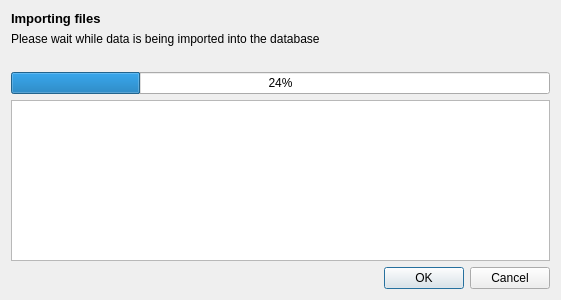
<?xml version="1.0" encoding="UTF-8"?>
<ui version="4.0">
 <class>Dialog</class>
 <widget class="QDialog" name="Dialog">
  <property name="geometry">
   <rect>
    <x>0</x>
    <y>0</y>
    <width>561</width>
    <height>300</height>
   </rect>
  </property>
  <property name="windowTitle">
   <string>Dialog</string>
  </property>
  <layout class="QVBoxLayout" name="verticalLayout_2">
   <item>
    <layout class="QVBoxLayout" name="verticalLayout">
     <item>
      <widget class="QLabel" name="lb_import">
       <property name="font">
        <font>
         <pointsize>10</pointsize>
         <weight>75</weight>
         <bold>true</bold>
        </font>
       </property>
       <property name="text">
        <string>Importing files</string>
       </property>
      </widget>
     </item>
     <item>
      <widget class="QLabel" name="lb_wait">
       <property name="font">
        <font>
         <pointsize>9</pointsize>
        </font>
       </property>
       <property name="text">
        <string>Please wait while data is being imported into the database</string>
       </property>
      </widget>
     </item>
     <item>
      <widget class="QLabel" name="lb_progress">
       <property name="font">
        <font>
         <pointsize>9</pointsize>
        </font>
       </property>
       <property name="text">
        <string/>
       </property>
      </widget>
     </item>
     <item>
      <widget class="QProgressBar" name="pb_progress">
       <property name="value">
        <number>24</number>
       </property>
      </widget>
     </item>
     <item>
      <widget class="QListView" name="lv_results"/>
     </item>
    </layout>
   </item>
   <item>
    <widget class="QDialogButtonBox" name="buttonBox">
     <property name="orientation">
      <enum>Qt::Horizontal</enum>
     </property>
     <property name="standardButtons">
      <set>QDialogButtonBox::Cancel|QDialogButtonBox::Ok</set>
     </property>
    </widget>
   </item>
  </layout>
 </widget>
 <resources/>
 <connections>
  <connection>
   <sender>buttonBox</sender>
   <signal>accepted()</signal>
   <receiver>Dialog</receiver>
   <slot>accept()</slot>
   <hints>
    <hint type="sourcelabel">
     <x>248</x>
     <y>254</y>
    </hint>
    <hint type="destinationlabel">
     <x>157</x>
     <y>274</y>
    </hint>
   </hints>
  </connection>
  <connection>
   <sender>buttonBox</sender>
   <signal>rejected()</signal>
   <receiver>Dialog</receiver>
   <slot>reject()</slot>
   <hints>
    <hint type="sourcelabel">
     <x>316</x>
     <y>260</y>
    </hint>
    <hint type="destinationlabel">
     <x>286</x>
     <y>274</y>
    </hint>
   </hints>
  </connection>
 </connections>
</ui>
